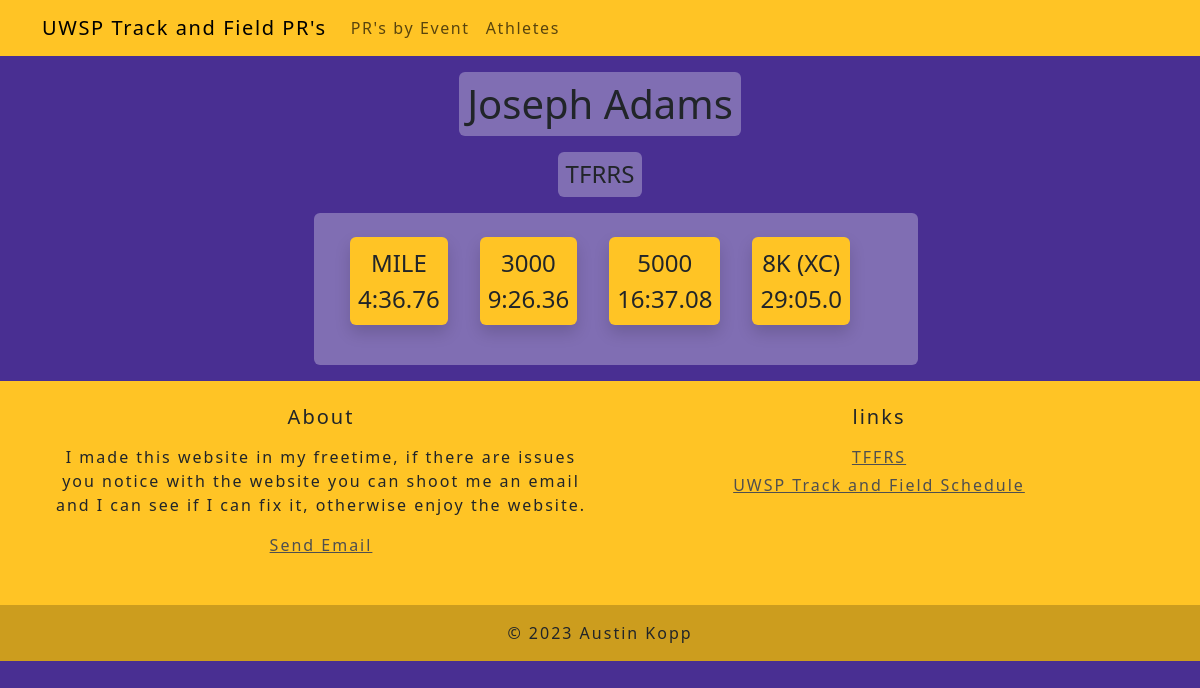
Page /athlete/1 on the committed database.
### prs/models.py (models this page shows, shortened)
class Personal_Record(models.Model):
    pr_id = models.AutoField(primary_key=True)
    athlete = models.ForeignKey(Athlete, on_delete=models.CASCADE)
    event = models.ForeignKey(Event, on_delete=models.PROTECT)
    pr = models.CharField(max_length=50)

class Athlete(models.Model):
    athlete_id = models.AutoField(primary_key=True)
    athlete_name = models.CharField(max_length=50)
    tffrs_link_for_athlete = models.CharField(max_length=100)
    def __str__(self):
        return(self.athlete_name)

class Event(models.Model):
    event_id = models.AutoField(primary_key=True)
    event_name = models.CharField(max_length=50)
    def __str__(self):
        return(self.event_name)

### prs/views.py (the view)
# urls.py: path('athlete/<int:athlete_id>', views.athlete, name='athlete'),
def athlete(request, athlete_id):
    from prs.models import Athlete,Personal_Record
    data = Personal_Record.objects.all().filter(athlete_id=athlete_id)
    return render(request, 'prs/athlete.html', {'data':data})

### prs/templates/prs/athlete.html
{% extends "base.html" %}
{% block content %}
	<div class = "d-flex justify-content-center">
		<h1 class="p-2 mt-3 mb-0 content w-fit rounded">{{data.0.athlete}}</h1>
	</div>
	<div class = "d-flex justify-content-center">
		<h1 class="p-2 mt-3 mb-0 content w-fit rounded"><a href='{{data.0.athlete.tffrs_link_for_athlete}}' class="nav-link fs-4">TFRRS</a></h1>
	</div>
	<div class="container p-2 m-3 content rounded">
    <div class="container">
                <div class="list-group d-flex flex-row flex-wrap">
					<ul class = "list-unstyled d-flex justify-content-center align-content-start flex-wrap">
                    {%for each in data%}
						<li class="rounded shadow" id = "listItem"><a href='{{each.athlete.tffrs_link_for_athlete}}' class="nav-link fs-4">
							{{each.event}} <br> {{each.pr}}</a></li>
                    {% endfor %}
					</ul>
            </div>
        </div>
	</div>
{% endblock %}

### bettertffrs/static/css/style.css (style rules this page uses)
.w-fit { width:fit-content; }
.content { background-color: rgba(255, 255, 255, 0.3); }
#listItem { text-align:center; background-color: #FFC425; border-color: #d89d00; padding:.5rem; margin:1rem; }

### rows in the picture
Personal_Record: athlete.athlete_name "Joseph Adams", event "MILE", pr "4:36.76"
Personal_Record: event "3000", pr "9:26.36"
Personal_Record: event "5000", pr "16:37.08"
Personal_Record: event "8K (XC)", pr "29:05.0"
